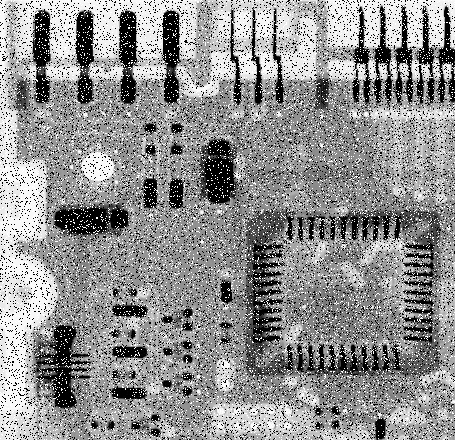
#> input picture python/自适应中值滤波/circuit.jpg, 455 x 440 px
$ python '自适应中值滤波.py'
#> lines starting #> are read from the running program, lines starting #| are printed output that depends on the picture; after the words box and inside, x2 and y2 are one past the last pixel; in counts of white or black regions, pixels touching at a corner belong together
#> further down, img is the input picture: shape (440, 455); min 0, max 255, mean 144.1
import cv2 as cv
import numpy as np
import matplotlib.pyplot as plt
from PIL import Image

def PepperandSalt(src,percetage):
#> called with percetage = 0.1
    NoiseImg=src
    NoiseNum=int(percetage*src.shape[0]*src.shape[1])
#> NoiseNum = 20020
    for i in range(NoiseNum):
        randX=np.random.randint(0,src.shape[0]-1)
        randY=np.random.randint(0,src.shape[1]-1)
        if np.random.random()<=0.5:
            NoiseImg[randX,randY]=0
        else:
            NoiseImg[randX,randY]=255
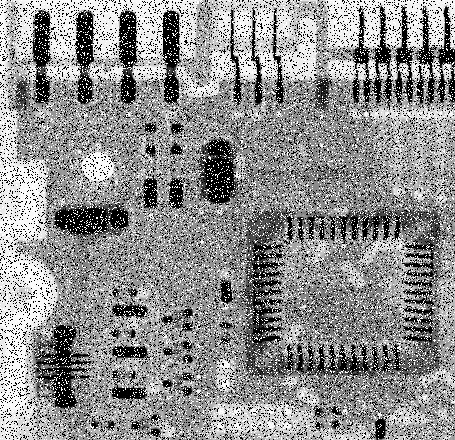
#> NoiseImg: shape (440, 455); 8.3% of pixels changed, all inside (x1, y1, x2, y2) = (0, 0, 454, 439)
    return NoiseImg
def adaptiveProcess(tempImg, i, j, ks, Smax):
    pixels = []
    k = int(ks/2)
    for a in (-k,k):
        for b in (-k,k):
            pixels.append(tempImg[i+a,j+b])
    Zmin = min(pixels)
    Zmax = max(pixels)
    Zmed = np.median(pixels)
    Zxy = tempImg[i,j]

    if(Zmed>Zmin and Zmed<Zmax):
        if(Zxy>Zmin and Zxy<Zmax):
            return Zxy
        else:
            return Zmed
    else:
        ks += 2
        if(ks<=Smax):
            return adaptiveProcess(tempImg, i, j, ks, Smax)
        else:
            return Zmed


if __name__ == "__main__":
    #图片读取并转化为灰度图
    filename='circuit.jpg'
    img = cv.imread(filename, cv.IMREAD_GRAYSCALE)
    noiseImg=img.copy()
    #椒盐化
    noiseImg=PepperandSalt(noiseImg,0.1)
    #滤波器窗口的起始、最大尺寸
    Smin=3
    Smax=7
    #扩展图像边界
    tempImg = cv.copyMakeBorder(noiseImg,int(Smax/2),int(Smax/2),int(Smax/2),int(Smax/2),cv.BORDER_REFLECT)
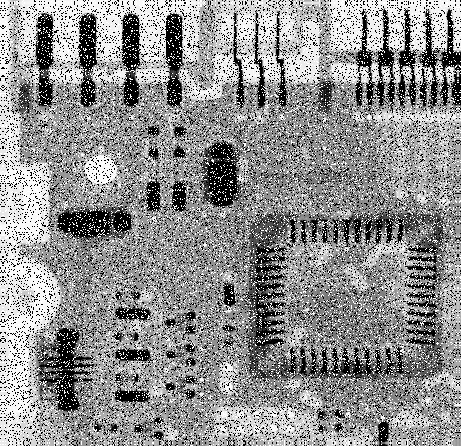
#> tempImg: shape (446, 461); min 0, max 255, mean 143.5

    #图像处理
    half=int(Smax/2)
    rows,cols=tempImg.shape
#> rows = 446; cols = 461
    #print('start')
    for i in range(half,rows-half):
        for j in range(half,cols-half):
            tempImg[i,j]=adaptiveProcess(tempImg, i, j, Smin, Smax)
#> this loop made 440 passes
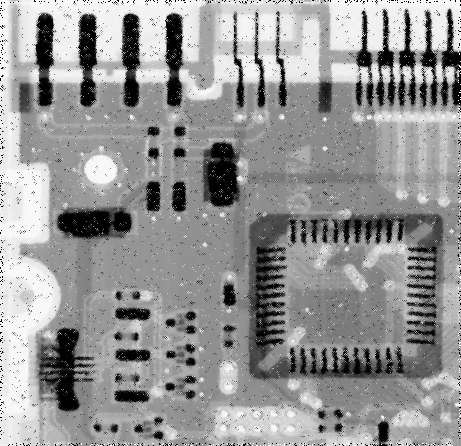
#> tempImg: shape (446, 461); min 0, max 255, mean 149.4
    #print('end')
    dst = tempImg[half:rows+half,half:cols+half]
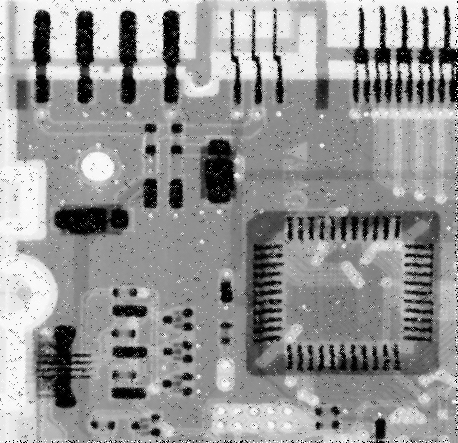
#> dst: shape (443, 458); min 0, max 255, mean 148.7


    #show
    plt.subplot(1,2,1)
    plt.title('PepperandSalt')
    plt.imshow(noiseImg,cmap="gray")
    plt.axis('off')
    plt.subplot(1,2,2)
    plt.title('adaptiveProcess')
    plt.imshow(dst,cmap="gray")
    plt.axis('off')
    plt.show()
